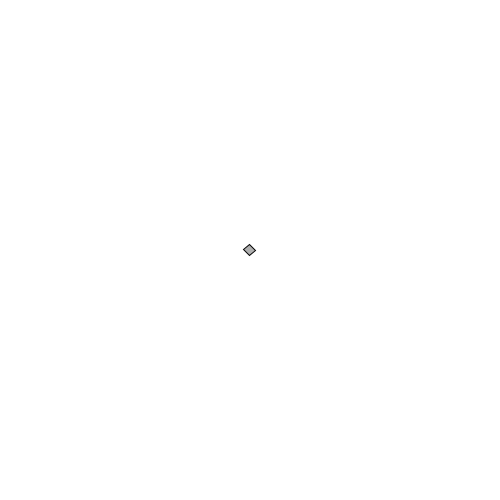
Frame 1 (no input)
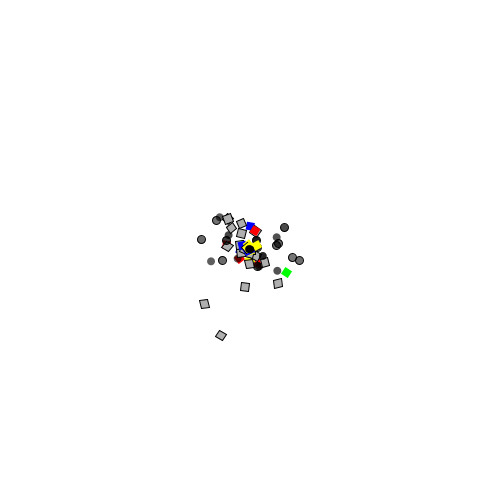
Frame 60 (the mouse pressed at the canvas centre just before this capture)
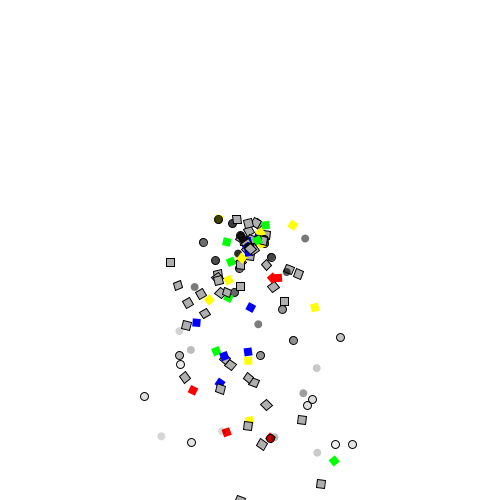
Frame 120 (the mouse held since frame 60 and released just before this capture)

The Processing sketch that drew these frames (run headless with seeded random() and noise(); from frame 60 on, the mouse is pressed at the canvas centre):

// Processing sketch: particlesPolymorphism
// ── particlesPolymorphism.pde
import java.util.*;

class Particle {
  PVector location;
  PVector velocity;
  PVector acceleration;
  
  float lifespan;
  
  Particle(PVector location_) {
    location = new PVector(location_.x, location_.y);
    velocity = new PVector(random(-1, 1), random(-2, 0));
    acceleration = new PVector(0, 0.05);
    lifespan = 255;
  }
  
  void run() {
    update();
    display();
  }
  
  void update() {
    velocity.add(acceleration);
    location.add(velocity);
    
    lifespan -= 2;
  }
  
  void display() {
    fill(0, lifespan);
    ellipse(location.x, location.y, 8, 8);
  }
  
  boolean isDead() {
    if (lifespan > 0) return false;
    else return true;
  }
}

class Confetti extends Particle {
  float angle;
  float aVelocity;
  float aAcceleration;
  
  Confetti(PVector location_) {
    super(location_);
    
    angle = PI / 4;
    aAcceleration = 0.01;
  }
  
  void update() {
    velocity.add(acceleration);
    location.add(velocity);
    
    aVelocity = constrain(aVelocity, 0, 0.1);
    aVelocity += aAcceleration;
    angle += aVelocity;
  }
  
  void display() {
    rectMode(CENTER);
    fill(175, lifespan);
    stroke(0);
    pushMatrix();
      translate(location.x, location.y);
      rotate(angle);
      rect(0, 0, 8, 8);
    popMatrix();
  }
}

class Funfetti extends Particle {
  float angle;
  float aVelocity;
  float aAcceleration;
  
  float fWidth = random(2, 16);
  float fHeight = random(2, 16);
  
  color c;
  
  Funfetti(PVector location_) {
    super(location_);
    
    angle = PI / 4;
    aAcceleration = 0.01;
    
    int colorChoice = (int)random(0, 4);
    if (colorChoice == 0) c = color(255, 0, 0);
    else if (colorChoice == 1) c = color(0, 255, 0);
    else if (colorChoice == 2) c = color(0, 0, 255);
    else if (colorChoice == 3) c = color(255, 255, 0);
  }
  
  void update() {
    velocity.add(acceleration);
    location.add(velocity);
    
    aVelocity = constrain(aVelocity, 0, 0.1);
    aVelocity += aAcceleration;
    angle += aVelocity;
  }
  
  void display() {
    rectMode(CENTER);
    noStroke();
    fill(c, lifespan);
    pushMatrix();
      translate(location.x, location.y);
      rotate(angle);
      rect(0, 0, 8, 8);
    popMatrix();
  }
}

class ParticleSystem {
  ArrayList<Particle> particles;
  PVector origin;
  
  float startAngle = 0;
  float angleVel = 0.1;
  
  float lifespan;
  boolean kill;
  
  ParticleSystem(PVector location) {
    origin = new PVector(location.x, location.y);
    particles = new ArrayList<Particle>();
    lifespan = 90;
    kill = false;
  }
  
  void addParticle() {
    int type = (int)random(0, 3);
    if (type == 0) particles.add(new Particle(origin));
    else if (type == 1) particles.add(new Confetti(origin));
    else if (type == 2) particles.add(new Funfetti(origin));
  }
  
  void update() {
    
    if (!kill) {
      addParticle();
    }
    
    lifespan--;
    Iterator<Particle> it = particles.iterator();
    while(it.hasNext()) {
      Particle p = (Particle)it.next();
      p.run();
      if (p.isDead()) {
        it.remove();
      }
    }
  }
}

ParticleSystem ps;

void setup() {
  size(500, 500);
  ps = new ParticleSystem(new PVector(width/2, height/2));
}

void draw() {
  background(255);
  ps.update();
}
